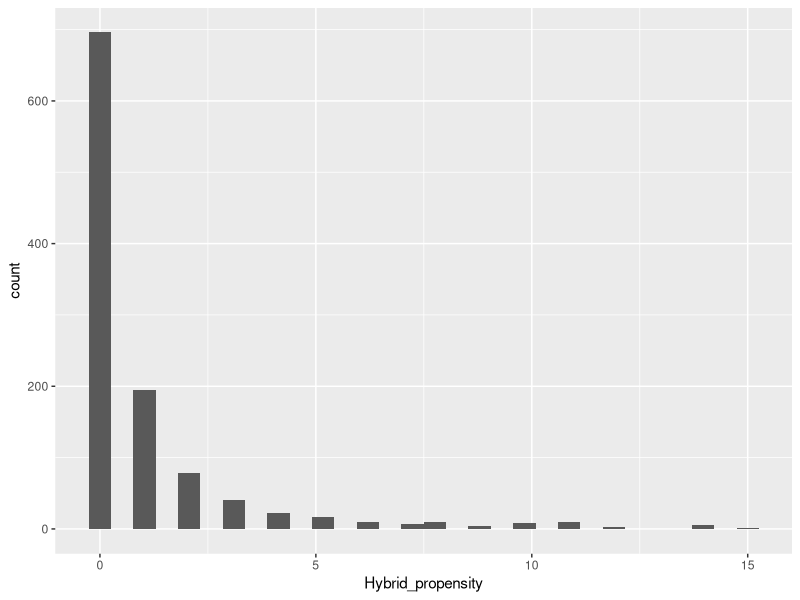

R code for this plot: (Note: this script raises an error after producing the figure.)
# Floristic DNA Barcoding reveals the landscape of hybridisation in the British flora #
# Max Brown, Jarrod Hadfield, Peter M. Hollingsworth, Alex D. Twyford #

# All code Max Brown: 20.02.20 #

# Questions arising from the manuscript that need specific answers.

# Libraries needed #
library(data.table)
library(ggplot2)
library(Hmisc)
library(dplyr)

# dependent on parts 1:6 and objects therein.

##### Q1. What is the distribution of hybrid propensity? How many hybrids analysed? #####

# requires dat2_1.csv
data2.1 <- fread(file = "../data/Backups/data2.1_both200220.csv")
# add genus size
data2.1 <- data2.1[,.(Taxa, Hybrid_propensity, Genus.Size = .N), by = .(Genus)]
# adjusted the smoothing parameter, it's an exponentially decaying distribution.
ggplot(data2.1, aes(x = Hybrid_propensity))+ geom_histogram()
#+stat_density(adjust = 5)

# dist.sequ.cp4; dist.sequ.its4 needed

dist.sequ.cp4[test == TRUE] # 413
dist.sequ.its4[test == TRUE] # 279

##### Q2. How many multi-species genera do, and how many do not, have naturally occurring hybrids? #####
# for native species only #

# 123 multi species genera have naturally occurring hybrids. Largest genera (Carex, Sorbus, Juncus, Ranunculus, Potamogeton)
data2.1[, .(Genus_size = .N,
           Hybrid_propensity = sum(Hybrid_propensity)), by = "Genus"
       ][
         Genus_size > 1 & Hybrid_propensity > 0
         ][
           order(-Genus_size)]
# 121 multi species genera have no naturally occurring hybrids.
data2.1[, .(Genus_size = .N,
           Hybrid_propensity = sum(Hybrid_propensity)), by = "Genus"
       ][
         Genus_size > 1 & Hybrid_propensity == 0
         ][
           order(-Genus_size)]


##### Q3. Which large genera have no hybrids (give genera names and number of species)? #####

# see Q2. #


##### Q4. Which multi-species genera (with 5+ species) have the highest and lowest congeneric genetic divergence? #####

# PLASTID, dist.sequ.cp4 is the dataset. `test` contains whether hybrid formed or not.
# create genus size
mer <- unique(data2.1[, .(Genus1 = (Genus), Genus.Size)])
data2.2 <- mer[dist.sequ.cp4, on = "Genus1"]

# all genera with >= 5 species, hybridising or not.
data2.2[Genus.Size >=5, .(Mdist = mean(value)), by = "Genus1"][order(-Mdist)]
# only hybridising taxa
data2.2[Genus.Size >=5 & test == TRUE, .(Mdist = mean(value)), by = "Genus1"][order(-Mdist)]
# only hybridising genera
# cleaning
onlyhybs <- unique(data2.2[,.(Genus1, test)])
onlyhybs[, N := .N, by = "Genus1"]
onlyhybs[, Hybridising_genera := ifelse(test = N == 2, yes = TRUE, no = test)]
data2.3 <- unique(onlyhybs[, .(Genus1, Hybridising_genera)])[data2.2, on = "Genus1"]
# answer
data2.3[Genus.Size >=5 & Hybridising_genera == TRUE, .(Mdist = mean(value)), by = "Genus1"][order(-Mdist)]


dist.sequ.cp4[test == TRUE][,.(Mdist = mean(value)), by = .(Genus1)][order(-Mdist)]

# ITS

data2.4 <- mer[dist.sequ.its4, on = "Genus1"]

# all genera with >= 5 species, hybridising or not.
data2.4[Genus.Size >=5, .(Mdist = mean(value)), by = "Genus1"][order(-Mdist)]
# only hybridising taxa
data2.4[Genus.Size >=5 & test == TRUE, .(Mdist = mean(value)), by = "Genus1"][order(-Mdist)]

## THIS BIT IS IN THE MANUSCRIPT ##
# only hybridising genera
# cleaning
onlyhybs2 <- unique(data2.4[,.(Genus1, test)])
onlyhybs2[, N := .N, by = "Genus1"]
onlyhybs2[, Hybridising_genera := ifelse(test = N == 2, yes = TRUE, no = test)]
data2.5 <- unique(onlyhybs2[, .(Genus1, Hybridising_genera)])[data2.4, on = "Genus1"]
# answer(s)
data2.5[Genus.Size >=5 & Hybridising_genera == TRUE, .(Mdist = mean(value)), by = "Genus1"][order(-Mdist)]
data2.5[test == TRUE & Genus.Size >= 5, .(Mdist = mean(value), SE = sd(value)/sqrt(.N)), by = .(Genus1)][order(-Mdist)]

##### Q4.1 Do annuals have on average lower genetic distance than perennials? #####

### ITS ###
# merge with annual perennial data
annper4 <- fread("../data/Trait_databases/annual_perennial_britf_fl_updated.csv")

test <- annper4[data2.5, on = .(Species = rn)]
annper5<- rbind(annper4, data.table(Species = unique(test[is.na(AnnPer)]$Species),
           AnnPer = c("p", "p", "p", "a", "p", "p", "p", "p", "a", "a", 
                      "a", "p", "a", "p", "p", "p", "p", "p", "p", "p", "p",
                      "a", "a", "p", "p", "p", "a", "p", "p", "p", "p",
                      "p", "a", "p")))
annpertests <- annper5[data2.5, on = .(Species = rn)]
annpertests[AnnPer == ""]$AnnPer <- "a"
annpertests[AnnPer == "b"]$AnnPer <- "p"

# annuals do have on average lower genetic distance, but the lowest distance class
# is perennial species that hybridise.
annpertests[, .(Mdist=mean(value), SEM=sd(value)/sqrt(.N)), by = .(AnnPer, test)]

### CPDNA ###

test2 <- annper5[data2.3, on = .(Species = rn)][is.na(AnnPer)]
annper6 <- rbind(annper5, data.table(Species = unique(test2[is.na(AnnPer)]$Species),
           AnnPer = c("p", "p", "p", "p", "p", "p", "p", "a", "p"))) 
annpertests2 <- annper6[data2.3, on = .(Species = rn)]
annpertests2[AnnPer == ""]$AnnPer <- "a"
annpertests2[AnnPer == "b"]$AnnPer <- "p"

annpertests2[, .(Mdist=mean(value), SEM=sd(value)/sqrt(.N)), by = .(AnnPer, test)]

##### Q5. What is the mean and SE for genetic distance for the hybridisation boxplots? Are the statistically significant differences between hybridising and non-hybridising taxa? #####

# PLASTID
# again, the dataset is dist.sequ.cp4
dist.sequ.cp4[,.(Mean_CP = mean(value), 
                 SE_CP = sd(value)/sqrt(.N)), by = "test"] %>%
  # plot
  ggplot(aes(x = test, y = Mean_CP))+
  geom_point()+
  theme_bw()+
  geom_errorbar(aes(ymin = Mean_CP -SE_CP, ymax = Mean_CP + SE_CP))

# very significantly different.
wilcox.test(value ~ test, data = dist.sequ.cp4, conf.int = TRUE)

# boxplot plastid


# ITS
# again, the dataset is dist.sequ.its4
dist.sequ.its4[,.(Mean_ITS = mean(value), 
                  SE_ITS = sd(value)/sqrt(.N)), by = "test"] %>%
  # plot
  ggplot(aes(x = test, y = Mean_ITS))+
  geom_point()+
  theme_bw()+
  geom_errorbar(aes(ymin = Mean_ITS -SE_ITS, ymax = Mean_ITS + SE_ITS))

# very significantly different.
wilcox.test(conf.int = TRUE, value ~ test, data = dist.sequ.its4)

# mean and standard error for ITS.
dist.sequ.its4[, .(Mean = mean(value),
                   SE = sd(value)/sqrt(.N)), by = "test"]

##### Q6. Which are good examples of closely related taxa that do not hybridise? (What is their mean genetic distance and number of species per genus) #####

# PLASTID
# ALL GENERA
data2.2[Genus.Size >=2, .(Mdist = mean(value)), by = "Genus1"][order(Mdist)][1:10]
# ONLY NON-HYBRIDISING TAXA
data2.2[Genus.Size >=2 & test == FALSE, .(Mdist = mean(value)), by = "Genus1"][order(Mdist)][1:10]
# ONLY NON-HYBRIDISING GENERA
data2.3[Genus.Size >=2 & Hybridising_genera == FALSE, .(Mdist = mean(value)), by = "Genus1"][order(Mdist)][1:10]

# ITS
# ALL GENERA (used in manuscript.)
data2.4[Genus.Size >=2, .(Mdist = mean(value)), by = "Genus1"][order(Mdist)][1:10]
# ONLY NON-HYBRIDISING TAXA
data2.4[Genus.Size >=2 & test == FALSE, .(Mdist = mean(value)), by = "Genus1"][order(Mdist)][1:10]
# ONLY NON-HYBRIDISING GENERA
data2.5[Genus.Size >=2 & Hybridising_genera == FALSE, .(Mdist = mean(value)), by = "Genus1"][order(Mdist)][1:10]
